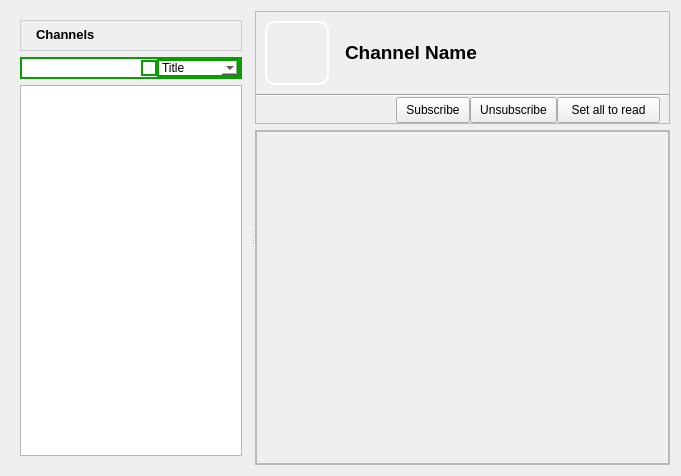
<?xml version="1.0" encoding="UTF-8"?>
<ui version="4.0">
 <class>ChannelFeed</class>
 <widget class="QWidget" name="ChannelFeed">
  <property name="geometry">
   <rect>
    <x>0</x>
    <y>0</y>
    <width>681</width>
    <height>476</height>
   </rect>
  </property>
  <property name="sizeIncrement">
   <size>
    <width>0</width>
    <height>0</height>
   </size>
  </property>
  <property name="baseSize">
   <size>
    <width>0</width>
    <height>0</height>
   </size>
  </property>
  <layout class="QGridLayout" name="gridLayout_7">
   <item row="0" column="0">
    <widget class="QSplitter" name="splitter">
     <property name="orientation">
      <enum>Qt::Horizontal</enum>
     </property>
     <widget class="QFrame" name="chanFrame">
      <property name="sizePolicy">
       <sizepolicy hsizetype="Preferred" vsizetype="Preferred">
        <horstretch>0</horstretch>
        <verstretch>0</verstretch>
       </sizepolicy>
      </property>
      <property name="minimumSize">
       <size>
        <width>0</width>
        <height>0</height>
       </size>
      </property>
      <property name="maximumSize">
       <size>
        <width>240</width>
        <height>16777215</height>
       </size>
      </property>
      <property name="sizeIncrement">
       <size>
        <width>0</width>
        <height>0</height>
       </size>
      </property>
      <property name="baseSize">
       <size>
        <width>221</width>
        <height>0</height>
       </size>
      </property>
      <property name="styleSheet">
       <string notr="true">QFrame#chanFrame{border: none;}</string>
      </property>
      <property name="frameShape">
       <enum>QFrame::StyledPanel</enum>
      </property>
      <property name="frameShadow">
       <enum>QFrame::Raised</enum>
      </property>
      <layout class="QGridLayout" name="gridLayout_9">
       <item row="0" column="0">
        <widget class="QFrame" name="chheaderframe">
         <property name="minimumSize">
          <size>
           <width>220</width>
           <height>0</height>
          </size>
         </property>
         <property name="maximumSize">
          <size>
           <width>240</width>
           <height>38</height>
          </size>
         </property>
         <property name="baseSize">
          <size>
           <width>220</width>
           <height>0</height>
          </size>
         </property>
         <property name="styleSheet">
          <string notr="true"> QFrame#chheaderframe{
background-color: qlineargradient(x1:0, y1:0, x2:0, y2:1,
                                       stop:0 #FEFEFE, stop:1 #E8E8E8);

border: 1px solid #CCCCCC;}

</string>
         </property>
         <property name="frameShape">
          <enum>QFrame::StyledPanel</enum>
         </property>
         <property name="frameShadow">
          <enum>QFrame::Raised</enum>
         </property>
         <layout class="QGridLayout" name="gridLayout_5">
          <property name="margin">
           <number>2</number>
          </property>
          <item row="0" column="0">
           <layout class="QGridLayout" name="_2">
            <property name="verticalSpacing">
             <number>0</number>
            </property>
            <item row="0" column="0">
             <widget class="QLabel" name="label">
              <property name="maximumSize">
               <size>
                <width>24</width>
                <height>24</height>
               </size>
              </property>
              <property name="text">
               <string/>
              </property>
              <property name="pixmap">
               <pixmap resource="images.qrc">:/images/channels32.png</pixmap>
              </property>
              <property name="scaledContents">
               <bool>true</bool>
              </property>
             </widget>
            </item>
            <item row="0" column="1">
             <widget class="QLabel" name="channellabel">
              <property name="text">
               <string>&lt;!DOCTYPE HTML PUBLIC &quot;-//W3C//DTD HTML 4.0//EN&quot; &quot;http://www.w3.org/TR/REC-html40/strict.dtd&quot;&gt;
&lt;html&gt;&lt;head&gt;&lt;meta name=&quot;qrichtext&quot; content=&quot;1&quot; /&gt;&lt;style type=&quot;text/css&quot;&gt;
p, li { white-space: pre-wrap; }
&lt;/style&gt;&lt;/head&gt;&lt;body style=&quot; font-family:'MS Shell Dlg 2'; font-size:8.25pt; font-weight:400; font-style:normal;&quot;&gt;
&lt;p style=&quot; margin-top:0px; margin-bottom:0px; margin-left:0px; margin-right:0px; -qt-block-indent:0; text-indent:0px;&quot;&gt;&lt;span style=&quot; font-family:'Arial'; font-size:10pt; font-weight:600;&quot;&gt;Channels&lt;/span&gt;&lt;/p&gt;&lt;/body&gt;&lt;/html&gt;</string>
              </property>
             </widget>
            </item>
           </layout>
          </item>
          <item row="0" column="1">
           <spacer name="horizontalSpacer_3">
            <property name="orientation">
             <enum>Qt::Horizontal</enum>
            </property>
            <property name="sizeHint" stdset="0">
             <size>
              <width>40</width>
              <height>20</height>
             </size>
            </property>
           </spacer>
          </item>
          <item row="0" column="3">
           <widget class="QPushButton" name="channelpushButton">
            <property name="enabled">
             <bool>true</bool>
            </property>
            <property name="toolTip">
             <string>Add</string>
            </property>
            <property name="styleSheet">
             <string notr="true">QPushButton::menu-indicator {
     subcontrol-origin: padding;
     subcontrol-position: bottom right;
 }

 QPushButton::menu-indicator:pressed, QPushButton::menu-indicator:open {
     position: relative;
     top: 2px; left: 2px; /* shift the arrow by 2 px */
 }

 QPushButton:hover {
	border: 1px solid #CCCCCC;
 }</string>
            </property>
            <property name="text">
             <string/>
            </property>
            <property name="icon">
             <iconset resource="images.qrc">
              <normaloff>:/images/edit_add24.png</normaloff>:/images/edit_add24.png</iconset>
            </property>
            <property name="iconSize">
             <size>
              <width>16</width>
              <height>16</height>
             </size>
            </property>
            <property name="default">
             <bool>false</bool>
            </property>
            <property name="flat">
             <bool>true</bool>
            </property>
           </widget>
          </item>
          <item row="0" column="2">
           <widget class="QToolButton" name="postButton">
            <property name="sizePolicy">
             <sizepolicy hsizetype="Preferred" vsizetype="Fixed">
              <horstretch>0</horstretch>
              <verstretch>0</verstretch>
             </sizepolicy>
            </property>
            <property name="minimumSize">
             <size>
              <width>0</width>
              <height>25</height>
             </size>
            </property>
            <property name="maximumSize">
             <size>
              <width>16777215</width>
              <height>26</height>
             </size>
            </property>
            <property name="toolTip">
             <string>Post to Channel</string>
            </property>
            <property name="styleSheet">
             <string notr="true"/>
            </property>
            <property name="text">
             <string/>
            </property>
            <property name="icon">
             <iconset resource="images.qrc">
              <normaloff>:/images/mail_send.png</normaloff>:/images/mail_send.png</iconset>
            </property>
            <property name="autoRaise">
             <bool>true</bool>
            </property>
           </widget>
          </item>
         </layout>
        </widget>
       </item>
       <item row="1" column="0">
        <layout class="QHBoxLayout" name="horizontalLayout">
         <property name="spacing">
          <number>0</number>
         </property>
         <item>
          <widget class="QFrame" name="searchlineframe">
           <property name="minimumSize">
            <size>
             <width>0</width>
             <height>22</height>
            </size>
           </property>
           <property name="maximumSize">
            <size>
             <width>16777215</width>
             <height>22</height>
            </size>
           </property>
           <property name="styleSheet">
            <string notr="true">border: 2px solid #079E00;
background: white;</string>
           </property>
           <property name="frameShape">
            <enum>QFrame::StyledPanel</enum>
           </property>
           <property name="frameShadow">
            <enum>QFrame::Raised</enum>
           </property>
           <layout class="QGridLayout" name="gridLayout_6">
            <property name="horizontalSpacing">
             <number>0</number>
            </property>
            <property name="verticalSpacing">
             <number>1</number>
            </property>
            <property name="margin">
             <number>0</number>
            </property>
            <item row="0" column="0">
             <widget class="QLineEdit" name="searchLine">
              <property name="sizePolicy">
               <sizepolicy hsizetype="Expanding" vsizetype="Fixed">
                <horstretch>3</horstretch>
                <verstretch>0</verstretch>
               </sizepolicy>
              </property>
              <property name="minimumSize">
               <size>
                <width>0</width>
                <height>16</height>
               </size>
              </property>
              <property name="maximumSize">
               <size>
                <width>1677777</width>
                <height>16777215</height>
               </size>
              </property>
              <property name="toolTip">
               <string>Enter a Keyword here</string>
              </property>
              <property name="styleSheet">
               <string notr="true">QLineEdit#searchLine{background: transparent;
border: none;}
</string>
              </property>
             </widget>
            </item>
            <item row="0" column="3">
             <widget class="QComboBox" name="sectionCombo">
              <item>
               <property name="text">
                <string>Title</string>
               </property>
              </item>
              <item>
               <property name="text">
                <string>Description</string>
               </property>
              </item>
             </widget>
            </item>
            <item row="0" column="1">
             <widget class="QPushButton" name="resetButton">
              <property name="minimumSize">
               <size>
                <width>16</width>
                <height>16</height>
               </size>
              </property>
              <property name="maximumSize">
               <size>
                <width>16</width>
                <height>16</height>
               </size>
              </property>
              <property name="toolTip">
               <string>Reset</string>
              </property>
              <property name="styleSheet">
               <string notr="true">QPushButton
{
 border-image: url(:/images/closenormal.png) 
}
                                
QPushButton:hover 
{
border-image: url(:/images/closehover.png) 
}
                                
QPushButton:pressed  {
border-image: url(:/images/closepressed.png) 
}</string>
              </property>
              <property name="text">
               <string/>
              </property>
             </widget>
            </item>
           </layout>
          </widget>
         </item>
        </layout>
       </item>
       <item row="2" column="0">
        <widget class="QTreeView" name="treeView">
         <property name="contextMenuPolicy">
          <enum>Qt::CustomContextMenu</enum>
         </property>
         <property name="editTriggers">
          <set>QAbstractItemView::NoEditTriggers</set>
         </property>
         <property name="iconSize">
          <size>
           <width>19</width>
           <height>19</height>
          </size>
         </property>
         <attribute name="headerVisible">
          <bool>false</bool>
         </attribute>
         <attribute name="headerStretchLastSection">
          <bool>false</bool>
         </attribute>
         <attribute name="headerVisible">
          <bool>false</bool>
         </attribute>
         <attribute name="headerStretchLastSection">
          <bool>false</bool>
         </attribute>
        </widget>
       </item>
      </layout>
      <zorder>layoutWidget</zorder>
      <zorder>chheaderframe</zorder>
      <zorder>treeView</zorder>
     </widget>
     <widget class="QWidget" name="layoutWidget">
      <layout class="QGridLayout" name="gridLayout_4">
       <item row="0" column="0">
        <widget class="QFrame" name="frame">
         <property name="styleSheet">
          <string notr="true"> QFrame#frame{background-color: qlineargradient(x1:0, y1:0, x2:0, y2:1,
                                       stop:0 #F2F2F2, stop:1 #E6E6E6);}</string>
         </property>
         <property name="frameShape">
          <enum>QFrame::StyledPanel</enum>
         </property>
         <property name="frameShadow">
          <enum>QFrame::Raised</enum>
         </property>
         <layout class="QGridLayout" name="gridLayout_3">
          <property name="verticalSpacing">
           <number>0</number>
          </property>
          <property name="margin">
           <number>0</number>
          </property>
          <item row="0" column="0">
           <layout class="QGridLayout" name="gridLayout_2">
            <property name="horizontalSpacing">
             <number>16</number>
            </property>
            <property name="margin">
             <number>9</number>
            </property>
            <item row="0" column="0">
             <widget class="QLabel" name="iconLabel">
              <property name="minimumSize">
               <size>
                <width>64</width>
                <height>64</height>
               </size>
              </property>
              <property name="maximumSize">
               <size>
                <width>64</width>
                <height>64</height>
               </size>
              </property>
              <property name="styleSheet">
               <string notr="true">QLabel{
border: 2px solid white;
border-radius: 10px;
}</string>
              </property>
              <property name="text">
               <string/>
              </property>
              <property name="pixmap">
               <pixmap resource="images.qrc">:/images/channels.png</pixmap>
              </property>
             </widget>
            </item>
            <item row="0" column="1">
             <widget class="QLabel" name="nameLabel">
              <property name="font">
               <font>
                <weight>75</weight>
                <bold>true</bold>
               </font>
              </property>
              <property name="styleSheet">
               <string notr="true"/>
              </property>
              <property name="text">
               <string notr="true">&lt;!DOCTYPE HTML PUBLIC &quot;-//W3C//DTD HTML 4.0//EN&quot; &quot;http://www.w3.org/TR/REC-html40/strict.dtd&quot;&gt;
&lt;html&gt;&lt;head&gt;&lt;meta name=&quot;qrichtext&quot; content=&quot;1&quot; /&gt;&lt;style type=&quot;text/css&quot;&gt;
p, li { white-space: pre-wrap; }
&lt;/style&gt;&lt;/head&gt;&lt;body style=&quot; font-family:'DejaVu Sans'; font-size:9pt; font-weight:600; font-style:normal;&quot;&gt;
&lt;p style=&quot; margin-top:0px; margin-bottom:0px; margin-left:0px; margin-right:0px; -qt-block-indent:0; text-indent:0px;&quot;&gt;&lt;span style=&quot; font-size:14pt;&quot;&gt;Channel Name&lt;/span&gt;&lt;/p&gt;&lt;/body&gt;&lt;/html&gt;</string>
              </property>
              <property name="scaledContents">
               <bool>true</bool>
              </property>
             </widget>
            </item>
           </layout>
          </item>
          <item row="1" column="0">
           <widget class="Line" name="line">
            <property name="orientation">
             <enum>Qt::Horizontal</enum>
            </property>
           </widget>
          </item>
          <item row="2" column="0">
           <layout class="QGridLayout" name="gridLayout">
            <property name="leftMargin">
             <number>9</number>
            </property>
            <property name="rightMargin">
             <number>9</number>
            </property>
            <item row="0" column="3">
             <widget class="QPushButton" name="unsubscribeButton">
              <property name="sizePolicy">
               <sizepolicy hsizetype="Fixed" vsizetype="Fixed">
                <horstretch>0</horstretch>
                <verstretch>0</verstretch>
               </sizepolicy>
              </property>
              <property name="minimumSize">
               <size>
                <width>26</width>
                <height>26</height>
               </size>
              </property>
              <property name="toolTip">
               <string>Unsubcribe To Channel</string>
              </property>
              <property name="styleSheet">
               <string notr="true">QToolButton, QPushButton, QComboBox { 
border-image: url(:/images/btn_26.png) 4;
border-width: 4;
padding: 0px 6px;
font-size: 12px;
}

QToolButton:hover, QPushButton:hover, QComboBox:hover { 
border-image: url(:/images/btn_26_hover.png) 4;
}

QToolButton:disabled, QPushButton:disabled, QComboBox::disabled {
color:gray;
}

QToolButton:pressed, QPushButton:pressed{
border-image: url(:/images/btn_26_pressed.png) 4;
}</string>
              </property>
              <property name="text">
               <string>Unsubscribe</string>
              </property>
             </widget>
            </item>
            <item row="0" column="2">
             <widget class="QPushButton" name="subscribeButton">
              <property name="sizePolicy">
               <sizepolicy hsizetype="Fixed" vsizetype="Fixed">
                <horstretch>0</horstretch>
                <verstretch>0</verstretch>
               </sizepolicy>
              </property>
              <property name="minimumSize">
               <size>
                <width>26</width>
                <height>26</height>
               </size>
              </property>
              <property name="maximumSize">
               <size>
                <width>16777215</width>
                <height>26</height>
               </size>
              </property>
              <property name="toolTip">
               <string>Subscribe To Channel</string>
              </property>
              <property name="styleSheet">
               <string notr="true">QToolButton, QPushButton, QComboBox { 
border-image: url(:/images/btn_26.png) 4;
border-width: 4;
padding: 0px 6px;
font-size: 12px;
}

QToolButton:hover, QPushButton:hover, QComboBox:hover { 
border-image: url(:/images/btn_26_hover.png) 4;
}

QToolButton:disabled, QPushButton:disabled, QComboBox::disabled {
color:gray;
}

QToolButton:pressed, QPushButton:pressed{
border-image: url(:/images/btn_26_pressed.png) 4;
}</string>
              </property>
              <property name="text">
               <string>Subscribe</string>
              </property>
              <property name="icon">
               <iconset resource="images.qrc">
                <normaloff>:/images/konqsidebar_news16.png</normaloff>:/images/konqsidebar_news16.png</iconset>
              </property>
             </widget>
            </item>
            <item row="0" column="1">
             <spacer name="horizontalSpacer">
              <property name="orientation">
               <enum>Qt::Horizontal</enum>
              </property>
              <property name="sizeHint" stdset="0">
               <size>
                <width>40</width>
                <height>20</height>
               </size>
              </property>
             </spacer>
            </item>
            <item row="0" column="4">
             <widget class="QToolButton" name="setAllAsReadButton">
              <property name="minimumSize">
               <size>
                <width>26</width>
                <height>26</height>
               </size>
              </property>
              <property name="styleSheet">
               <string notr="true">QToolButton, QPushButton, QComboBox { 
border-image: url(:/images/btn_26.png) 4;
border-width: 4;
padding: 0px 6px;
font-size: 12px;
}

QToolButton:hover, QPushButton:hover, QComboBox:hover { 
border-image: url(:/images/btn_26_hover.png) 4;
}

QToolButton:disabled, QPushButton:disabled, QComboBox::disabled {
color:gray;
}

QToolButton:pressed, QPushButton:pressed{
border-image: url(:/images/btn_26_pressed.png) 4;
}</string>
              </property>
              <property name="text">
               <string>Set all to read</string>
              </property>
             </widget>
            </item>
           </layout>
          </item>
         </layout>
        </widget>
       </item>
       <item row="1" column="0">
        <widget class="QFrame" name="msgFrame">
         <property name="sizePolicy">
          <sizepolicy hsizetype="Expanding" vsizetype="Expanding">
           <horstretch>1</horstretch>
           <verstretch>0</verstretch>
          </sizepolicy>
         </property>
         <property name="sizeIncrement">
          <size>
           <width>0</width>
           <height>0</height>
          </size>
         </property>
         <property name="styleSheet">
          <string notr="true"/>
         </property>
         <property name="frameShape">
          <enum>QFrame::StyledPanel</enum>
         </property>
         <property name="frameShadow">
          <enum>QFrame::Raised</enum>
         </property>
         <layout class="QGridLayout" name="gridLayout_8">
          <property name="margin">
           <number>0</number>
          </property>
          <property name="spacing">
           <number>0</number>
          </property>
          <item row="0" column="0">
           <widget class="QScrollArea" name="scrollArea">
            <property name="widgetResizable">
             <bool>true</bool>
            </property>
            <property name="alignment">
             <set>Qt::AlignBottom|Qt::AlignLeading|Qt::AlignLeft</set>
            </property>
            <widget class="QWidget" name="scrollAreaWidgetContents">
             <property name="geometry">
              <rect>
               <x>0</x>
               <y>0</y>
               <width>413</width>
               <height>331</height>
              </rect>
             </property>
             <property name="styleSheet">
              <string notr="true">QWidget#scrollAreaWidgetContents{border: none;}</string>
             </property>
             <layout class="QVBoxLayout" name="verticalLayout">
              <property name="spacing">
               <number>0</number>
              </property>
              <property name="margin">
               <number>0</number>
              </property>
              <item>
               <layout class="QVBoxLayout" name="verticalLayout_2"/>
              </item>
              <item>
               <spacer name="verticalSpacer">
                <property name="orientation">
                 <enum>Qt::Vertical</enum>
                </property>
                <property name="sizeHint" stdset="0">
                 <size>
                  <width>391</width>
                  <height>266</height>
                 </size>
                </property>
               </spacer>
              </item>
             </layout>
            </widget>
           </widget>
          </item>
         </layout>
        </widget>
       </item>
      </layout>
     </widget>
    </widget>
   </item>
  </layout>
  <action name="actionCreate_Channel">
   <property name="icon">
    <iconset resource="images.qrc">
     <normaloff>:/images/add_channel24.png</normaloff>:/images/add_channel24.png</iconset>
   </property>
   <property name="text">
    <string>Create Channel</string>
   </property>
  </action>
 </widget>
 <resources>
  <include location="images.qrc"/>
 </resources>
 <connections/>
</ui>
